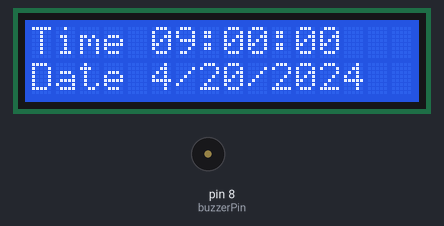
This sketch was run on a simulated Arduino Uno, built with avr-gcc and run on an emulated ATmega328P. Parts: 16×2 character LCD, buzzer (waves = sounding, pin HIGH).

Above: at 0.1 s.
At 9.2 s:
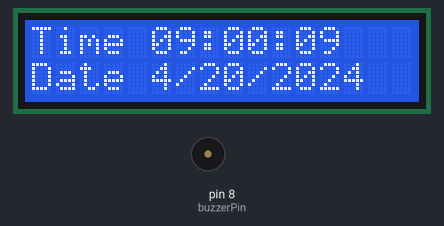
At 19.3 s:
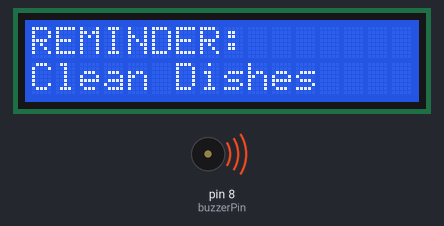
At 37.5 s:
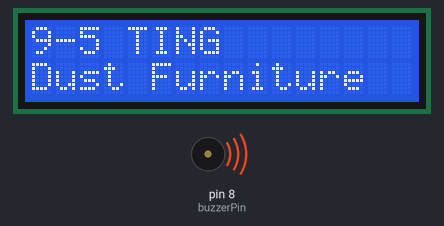
Timing chart, 0 to 40.0 s (numbered marks = the images above):
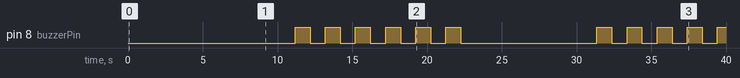

The sketch:

EGN2020C_ReminderBoyPrototype.ino
```cpp
//LIbraries needed for program to work
//LiquidCrystal Library allows for an easy access to use the LCD display
#include <LiquidCrystal.h>
//TimeLib allows use to use Time functions to display the current time
#include <TimeLib.h>

//TIME ASSIGNED: 04/20/2005 9:00 a.m.
//ARDUINO TIME LIBRARY GOES OFF OF EPOCH TIME CONVERSION
unsigned int long DEFAULT_TIME = 1713603600;
unsigned int long TIME = 0;

//set digitalPin 8 to access the Buzzer
int buzzerPin = 8;

// initialize the library by associating any needed LCD interface pin
// with the arduino pin number it is connected to
const int rs = 12, en = 11, d4 = 5, d5 = 4, d6 = 3, d7 = 2;
LiquidCrystal lcd(rs, en, d4, d5, d6, d7);

//List of tasks the user needs to complete. Since its a prototype, only 3 tasks were used to display functionality
//Can be reprogrammed by the user if needed.
String tasks[3] = {"Clean Dishes", "Dust Furniture", "Clean Windows"};

//sets up the code
void setup() {

  // set up the LCD's number of columns and rows:
  lcd.begin(16, 2);
  Serial.begin(9600);

  //Currently commented out, allows the user to input the current GMT EPOCH time code which would
  //then be converted to EST EPOCH time code to allow for current time. For demonstration purposes of the device,
  //date and time were hard coded

  /*Serial.println("Please input current time in EPOCH: ");

  lcd.setCursor(0,0);
  lcd.print("Awaiting EPOCH");
  lcd.setCursor(0,1);
  lcd.print("Time Input...");
  delay(2000);

  while (Serial.available() == 0) {

  }

  TIME = Serial.parseInt();

  DEFAULT_TIME = ((TIME - 5) / 86400) + 25569;*/

  //sets digital pin 8 to be an OUTPUT pin
  pinMode(buzzerPin, OUTPUT);
}

void loop() {
  //clears the screen
  lcd.clear();

  // Get current time
  time_t currentTime = now();

  //uses the currentTime variable to count the time passed since DEFAULT_TIME
  digitalClockDisplay(currentTime);

  //during the 1st 10 seconds of the program turning on, the LCD display will display task[0] = "Clean Dishes" and the buzzer will go off
  if((DEFAULT_TIME + currentTime >= DEFAULT_TIME + 10) && (DEFAULT_TIME + currentTime <= DEFAULT_TIME + 20)){

    //sets the cursor to the beginning of the 1st row, column 0.
    lcd.setCursor(0,0);
    //clears row
    lcd.print("              ");
    //sets cursor back to the beginning of the 1st row, column 0
    lcd.setCursor(0,0);
    //prints "REMINDER:" on the 1st row
    lcd.print("REMINDER:");

    //sets cursor to column 0, row 2
    lcd.setCursor(0,1);
    //clears row
    lcd.print("              ");
    //sets cursor back to column 0, row 2
    lcd.setCursor(0,1);
    //prints tasks[0] = "Clean Dishes" in the 2nd row
    lcd.print(tasks[0]);

    //activate buzzer
    triggerBuzzer();
  }
  //30 seconds after program runtime, display task 2, tasks[1] = "Dust Furniture".
  //follows same operation as the previous if statement
  else if((DEFAULT_TIME + currentTime >= DEFAULT_TIME + 30) && (DEFAULT_TIME + currentTime <= DEFAULT_TIME + 40)){

    //sets the cursor to the beginning of the 1st row, column 0.
    lcd.setCursor(0,0);
    //clears row
    lcd.print("              ");
    //sets cursor back to the beginning of the 1st row, column 0
    lcd.setCursor(0,0);
    //prints "REMINDER:" on the 1st row
    lcd.print("9-5 TING");

    //sets cursor to column 0, row 2
    lcd.setCursor(0,1);
    //clears row
    lcd.print("              ");
    //sets cursor back to column 0, row 2
    lcd.setCursor(0,1);
    //prints tasks[0] = "Dust Furniture" in the 2nd row
    lcd.print(tasks[1]);

    triggerBuzzer();
  }
  //50 seconds after program runtime, display task 2, tasks[2] = "Clean Windows".
  //follows same operation as the previous if statement
  else if((DEFAULT_TIME + currentTime >= DEFAULT_TIME + 50) && (DEFAULT_TIME + currentTime <= DEFAULT_TIME + 60)){

    //sets the cursor to the beginning of the 1st row, column 0.
    lcd.setCursor(0,0);
    //clears row
    lcd.print("              ");
    //sets cursor back to the beginning of the 1st row, column 0
    lcd.setCursor(0,0);
    //prints "REMINDER:" on the 1st row
    lcd.print("9-5 TING:");

    //sets cursor to column 0, row 2
    lcd.setCursor(0,1);
    //clears row
    lcd.print("              ");
    //sets cursor back to column 0, row 2
    lcd.setCursor(0,1);
    //prints tasks[0] = "Clean Windows" in the 2nd row
    lcd.print(tasks[2]);

    triggerBuzzer();
  }
}

//DigitalClockDisplay function will display and keep updating the time on the LCD display
void digitalClockDisplay(time_t currentTime){
  // digital clock display of the time
  //default will be printed on the 1st row, column 0
  lcd.print("Time ");
  printDigits(hour(DEFAULT_TIME + currentTime));
  lcd.print(":");
  printDigits(minute(DEFAULT_TIME + currentTime));
  lcd.print(":");
  printDigits(second(DEFAULT_TIME + currentTime));

  //sets cursor to the second row, column 0
  lcd.setCursor(0, 1);
  //prints the date
  lcd.print("Date ");
  lcd.print(month(DEFAULT_TIME));
  lcd.print("/");
  lcd.print(day(DEFAULT_TIME));
  lcd.print("/");
  lcd.print(year(DEFAULT_TIME));

  delay(1000);
}

// utility function for digital clock display: prints leading 0 if the number is less than 10
void printDigits(int digits){
  if(digits < 10)
    lcd.print('0');
  lcd.print(digits);
}

// Function to trigger the buzzer
void triggerBuzzer() {
  digitalWrite(buzzerPin, HIGH);
  delay(1000); // Buzzer on for 1 second
  digitalWrite(buzzerPin, LOW);
}
```

Measured:
- by itself, pin 8 (buzzerPin): goes 5 × (HIGH 1.0 s, LOW 1.0 s), HIGH 1.0 s, LOW 9.1 s, 4 × (HIGH 1.0 s, LOW 1.0 s), then HIGH
- what the display in image 1 shows lasts 1.0 s, from 9.2 s to 10.2 s
